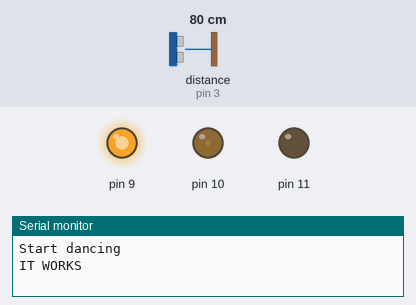
This sketch was run on a simulated Arduino Uno, built with avr-gcc and run on an emulated ATmega328P. On the bench: output pins drawn as LEDs (lit = HIGH), the last lines printed to the serial monitor. Inputs (shaded band) come from the test bench; at power-on: distance to the obstacle (sensor on pin 3) 80 cm. The echo pulse lasts 58.3 µs per cm; random numbers use the default seed unless the sketch sets one.

Above: at 0.24 s.
At 4.74 s:
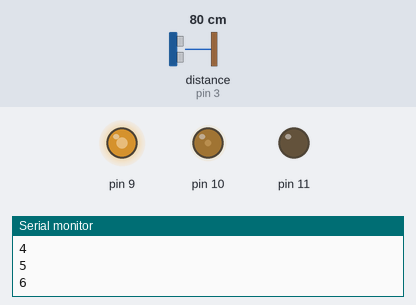
At 9.99 s:
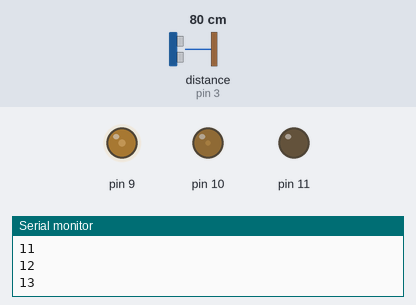
At 15.25 s:
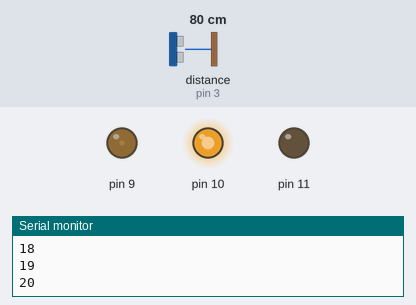
At 20.13 s:
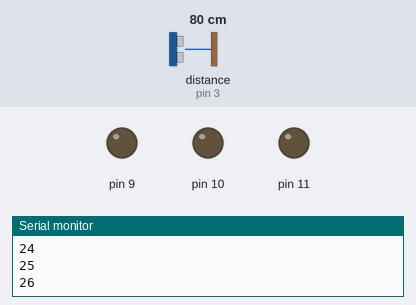
At 39.88 s:
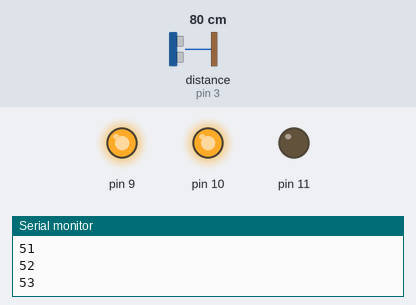
Timing chart, 0 to 40.0 s (numbered marks = the images above):
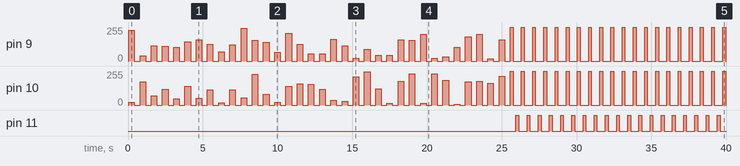

The sketch:

LightShow.ino
```cpp
////////////////////////////////////////////////////////////////////////////////////////////////////////////
//
//
//  LightShow.ino - Light show for Minions performance
//
//  ver. 1.5
//  Last updated: 16/06/2019
//
//
//  14/06/2019 - Added comments
//
//
////////////////////////////////////////////////////////////////////////////////////////////////////////////

#include <NewPing.h>

#define TRIGGER_PIN 2
#define ECHO_PIN 3
#define MAX_DISTANCE 200

NewPing sonar(TRIGGER_PIN, ECHO_PIN, MAX_DISTANCE); // UltraSonic sensor setup - pins and maximum distance

int purple[] = {255, 0, 255};
float beat = 60000 / 160;
int x = 0;
int y = 0;
int z = 0;

void setup() {
  // notes - song starts 8 seconds in and there are chorus from beats 72 to 132
  Serial.begin(9600);
  UltraSonicActivation();
  RGBCount(beat);
}

int RGBOn(int t) {
  analogWrite(9, random(0, 255));
  analogWrite(10, random(0, 255));
  analogWrite(11, random(0, 255));
  delay(t);
  analogWrite(9, 0);
  analogWrite(10, 0);
  analogWrite(11, 0);
  delay(t);
}

int ColorOn(int col[], int t) {
  analogWrite(9, col[0]);
  analogWrite(10, col[1]);
  analogWrite(11, col[2]);
  delay(t);
}

int ColorFlash(int col[], int t) {
  analogWrite(9, col[0]);
  analogWrite(10, col[1]);
  analogWrite(11, col[2]);
  delay(t);
  analogWrite(9, 0);
  analogWrite(10, 0);
  analogWrite(11, 0);
  delay(t);
}

int RGBCount(int t) {
  Serial.println("IT WORKS");
  while (x < 34 ) {
    analogWrite(9, random(0, 255));
    analogWrite(10, random(0, 255));
    delay(t);
    analogWrite(11, random(0, 255));
    analogWrite(9, 0);
    analogWrite(10, 0);
    analogWrite(11, 0);
    delay(t);
    x++;
    z++;
    Serial.println(z);
  }
  while (y < 32) {
    analogWrite(9, 255);
    analogWrite(10, 255);
    analogWrite(11, 0);
    delay(t / 2);
    analogWrite(9, 0);
    analogWrite(10, 0);
    analogWrite(11, 0);
    delay(t / 2);
    analogWrite(9, 0);
    analogWrite(10, 0);
    analogWrite(11, 255);
    delay(t / 2);
    analogWrite(9, 0);
    analogWrite(10, 0);
    analogWrite(11, 0);
    delay(t / 2);
    y++;
    z++;
    Serial.println(z);
  }
  while (z < 96) {
    analogWrite(9, random(0, 255));
    analogWrite(10, random(0, 255));
    analogWrite(11, random(0, 255));
    delay(t);
    analogWrite(9, 0);
    analogWrite(10, 0);
    analogWrite(11, 0);
    delay(t);
    z++;
    Serial.println(z);
  }
}

void UltraSonicActivation() {
   int uS = sonar.ping_cm();
   delay(50);
   while ((uS == 0) || (uS < 30)) {
      uS = sonar.ping_cm();
      Serial.print("Activation: ");
      Serial.print(uS);
      Serial.println("cm");
      delay(50);
   }
   Serial.println("Start dancing");
}

void loop() {
  // put your main code here, to run repeatedly:
  delay(100000);
}
```

Measured:
- by itself, pin 9: 0/255 → 232/255 at 0.06 s, → 0/255 0.38 s later, → 38/255 0.38 s later, → 0/255 0.38 s later, … (108 changes in this stretch)
- by itself, pin 10: 0/255 → 19/255 at 0.06 s, → 0/255 0.38 s later, → 175/255 0.38 s later, → 0/255 0.38 s later, … (108 changes in this stretch)
- by itself, pin 11: LOW → HIGH at 25.9 s, → LOW 0.19 s later, → HIGH 0.56 s later, → LOW 0.19 s later, … (38 changes in this stretch)
